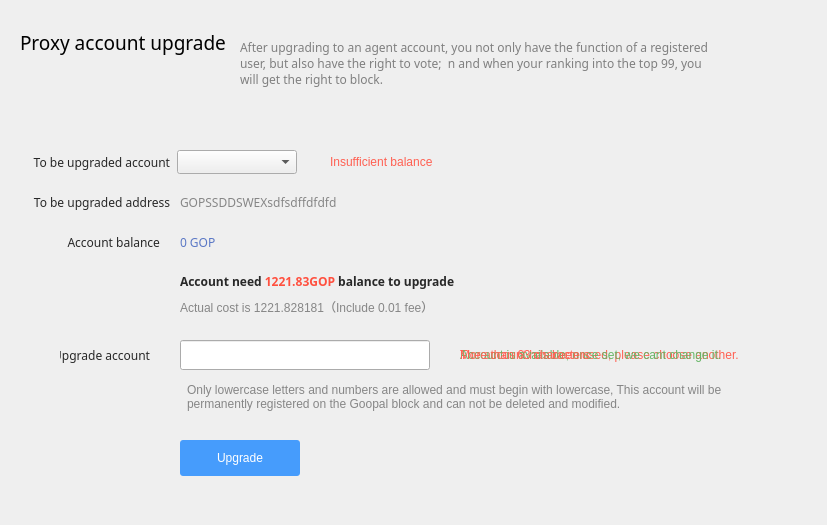
<?xml version="1.0" encoding="UTF-8"?>
<ui version="4.0">
 <class>ApplyDelegatePage</class>
 <widget class="QWidget" name="ApplyDelegatePage">
  <property name="geometry">
   <rect>
    <x>0</x>
    <y>0</y>
    <width>827</width>
    <height>525</height>
   </rect>
  </property>
  <property name="windowTitle">
   <string>Form</string>
  </property>
  <widget class="QLabel" name="label_9">
   <property name="geometry">
    <rect>
     <x>20</x>
     <y>27</y>
     <width>215</width>
     <height>31</height>
    </rect>
   </property>
   <property name="font">
    <font>
     <family>微软雅黑</family>
     <pointsize>14</pointsize>
    </font>
   </property>
   <property name="text">
    <string>Proxy account upgrade</string>
   </property>
  </widget>
  <widget class="QLabel" name="label_8">
   <property name="geometry">
    <rect>
     <x>240</x>
     <y>28</y>
     <width>500</width>
     <height>71</height>
    </rect>
   </property>
   <property name="font">
    <font>
     <family>微软雅黑</family>
    </font>
   </property>
   <property name="styleSheet">
    <string notr="true">color: rgb(127, 127, 127);</string>
   </property>
   <property name="text">
    <string>After upgrading to an agent account, you not only have the function of a registered 
user, but also have the right to vote;  n and when your ranking into the top 99, you 
will get the right to block.</string>
   </property>
   <property name="alignment">
    <set>Qt::AlignLeading|Qt::AlignLeft|Qt::AlignVCenter</set>
   </property>
  </widget>
  <widget class="QLabel" name="label_7">
   <property name="geometry">
    <rect>
     <x>20</x>
     <y>150</y>
     <width>150</width>
     <height>24</height>
    </rect>
   </property>
   <property name="font">
    <font>
     <family>微软雅黑</family>
    </font>
   </property>
   <property name="styleSheet">
    <string notr="true">color: rgb(40,40,40);</string>
   </property>
   <property name="text">
    <string>To be upgraded account</string>
   </property>
   <property name="alignment">
    <set>Qt::AlignRight|Qt::AlignTrailing|Qt::AlignVCenter</set>
   </property>
  </widget>
  <widget class="QLabel" name="label_5">
   <property name="geometry">
    <rect>
     <x>20</x>
     <y>190</y>
     <width>150</width>
     <height>24</height>
    </rect>
   </property>
   <property name="font">
    <font>
     <family>微软雅黑</family>
    </font>
   </property>
   <property name="styleSheet">
    <string notr="true">color: rgb(40,40,40);</string>
   </property>
   <property name="text">
    <string>To be upgraded address</string>
   </property>
   <property name="alignment">
    <set>Qt::AlignRight|Qt::AlignTrailing|Qt::AlignVCenter</set>
   </property>
  </widget>
  <widget class="QLabel" name="label_3">
   <property name="geometry">
    <rect>
     <x>40</x>
     <y>230</y>
     <width>120</width>
     <height>24</height>
    </rect>
   </property>
   <property name="font">
    <font>
     <family>微软雅黑</family>
    </font>
   </property>
   <property name="styleSheet">
    <string notr="true">color: rgb(40,40,40);</string>
   </property>
   <property name="text">
    <string>Account balance</string>
   </property>
   <property name="alignment">
    <set>Qt::AlignRight|Qt::AlignTrailing|Qt::AlignVCenter</set>
   </property>
  </widget>
  <widget class="QLabel" name="tipLabel">
   <property name="geometry">
    <rect>
     <x>330</x>
     <y>150</y>
     <width>200</width>
     <height>24</height>
    </rect>
   </property>
   <property name="styleSheet">
    <string notr="true">color: rgb(255, 96, 82);</string>
   </property>
   <property name="text">
    <string>Insufficient balance</string>
   </property>
  </widget>
  <widget class="QComboBox" name="accountComboBox">
   <property name="geometry">
    <rect>
     <x>177</x>
     <y>150</y>
     <width>120</width>
     <height>24</height>
    </rect>
   </property>
  </widget>
  <widget class="QLabel" name="addressLabel">
   <property name="geometry">
    <rect>
     <x>180</x>
     <y>190</y>
     <width>520</width>
     <height>24</height>
    </rect>
   </property>
   <property name="font">
    <font>
     <family>微软雅黑</family>
    </font>
   </property>
   <property name="styleSheet">
    <string notr="true">color: rgb(134, 134, 134);</string>
   </property>
   <property name="text">
    <string notr="true">GOPSSDDSWEXsdfsdffdfdfd</string>
   </property>
  </widget>
  <widget class="QLabel" name="balanceLabel">
   <property name="geometry">
    <rect>
     <x>180</x>
     <y>230</y>
     <width>221</width>
     <height>24</height>
    </rect>
   </property>
   <property name="font">
    <font>
     <family>微软雅黑</family>
    </font>
   </property>
   <property name="styleSheet">
    <string notr="true">color: rgb(90, 119, 197);</string>
   </property>
   <property name="text">
    <string notr="true">0 GOP</string>
   </property>
  </widget>
  <widget class="QToolButton" name="upgradeBtn">
   <property name="geometry">
    <rect>
     <x>180</x>
     <y>440</y>
     <width>120</width>
     <height>36</height>
    </rect>
   </property>
   <property name="font">
    <font/>
   </property>
   <property name="cursor">
    <cursorShape>PointingHandCursor</cursorShape>
   </property>
   <property name="styleSheet">
    <string notr="true">QToolButton{background-color:#469cfc;color:#ffffff;border:0px solid rgb(64,153,255);border-radius:3px;}
QToolButton:hover{background-color:#62a9f8;}
QToolButton:disabled{background-color:#cecece;}</string>
   </property>
   <property name="text">
    <string>Upgrade</string>
   </property>
  </widget>
  <widget class="QLabel" name="label_4">
   <property name="geometry">
    <rect>
     <x>180</x>
     <y>270</y>
     <width>371</width>
     <height>24</height>
    </rect>
   </property>
   <property name="font">
    <font>
     <family>微软雅黑</family>
    </font>
   </property>
   <property name="styleSheet">
    <string notr="true"/>
   </property>
   <property name="text">
    <string>&lt;html&gt;&lt;head/&gt;&lt;body&gt;&lt;p&gt;&lt;span style=&quot; font-weight:600; color:#282828;&quot;&gt;Account need &lt;/span&gt;&lt;span style=&quot; font-weight:600; color:#ff503f;&quot;&gt;1221.83GOP &lt;/span&gt;&lt;span style=&quot; font-weight:600; color:#282828;&quot;&gt;balance to upgrade&lt;/span&gt;&lt;/p&gt;&lt;/body&gt;&lt;/html&gt;</string>
   </property>
   <property name="alignment">
    <set>Qt::AlignLeading|Qt::AlignLeft|Qt::AlignVCenter</set>
   </property>
  </widget>
  <widget class="QLabel" name="label">
   <property name="geometry">
    <rect>
     <x>180</x>
     <y>295</y>
     <width>321</width>
     <height>24</height>
    </rect>
   </property>
   <property name="styleSheet">
    <string notr="true">color: rgb(134, 134, 134);</string>
   </property>
   <property name="text">
    <string>Actual cost is 1221.828181（Include 0.01 fee）</string>
   </property>
  </widget>
  <widget class="QLabel" name="wrongLabel">
   <property name="geometry">
    <rect>
     <x>460</x>
     <y>343</y>
     <width>300</width>
     <height>24</height>
    </rect>
   </property>
   <property name="styleSheet">
    <string notr="true">color: rgb(255, 96, 82);</string>
   </property>
   <property name="text">
    <string>The account has been used, please choose another.</string>
   </property>
  </widget>
  <widget class="QLabel" name="correctLabel">
   <property name="geometry">
    <rect>
     <x>460</x>
     <y>343</y>
     <width>350</width>
     <height>24</height>
    </rect>
   </property>
   <property name="styleSheet">
    <string notr="true">color: rgb(103,182,103);</string>
   </property>
   <property name="text">
    <string>Account is available, once set, we cant change it.</string>
   </property>
  </widget>
  <widget class="QLineEdit" name="addressNameLineEdit">
   <property name="geometry">
    <rect>
     <x>180</x>
     <y>340</y>
     <width>250</width>
     <height>30</height>
    </rect>
   </property>
   <property name="font">
    <font>
     <family>微软雅黑</family>
    </font>
   </property>
   <property name="contextMenuPolicy">
    <enum>Qt::DefaultContextMenu</enum>
   </property>
  </widget>
  <widget class="QLabel" name="label_6">
   <property name="geometry">
    <rect>
     <x>60</x>
     <y>343</y>
     <width>90</width>
     <height>24</height>
    </rect>
   </property>
   <property name="font">
    <font>
     <family>微软雅黑</family>
    </font>
   </property>
   <property name="styleSheet">
    <string notr="true">color: rgb(40,40,40);</string>
   </property>
   <property name="text">
    <string>Upgrade account</string>
   </property>
   <property name="alignment">
    <set>Qt::AlignRight|Qt::AlignTrailing|Qt::AlignVCenter</set>
   </property>
  </widget>
  <widget class="QLabel" name="tipLabel2">
   <property name="geometry">
    <rect>
     <x>187</x>
     <y>376</y>
     <width>600</width>
     <height>41</height>
    </rect>
   </property>
   <property name="font">
    <font/>
   </property>
   <property name="styleSheet">
    <string notr="true">color: rgb(134, 134, 134);</string>
   </property>
   <property name="text">
    <string>Only lowercase letters and numbers are allowed and must begin with lowercase, This account will be
permanently registered on the Goopal block and can not be deleted and modified.</string>
   </property>
  </widget>
  <widget class="QLabel" name="wrongLabel2">
   <property name="geometry">
    <rect>
     <x>460</x>
     <y>343</y>
     <width>200</width>
     <height>24</height>
    </rect>
   </property>
   <property name="styleSheet">
    <string notr="true">color: rgb(255, 96, 82);</string>
   </property>
   <property name="text">
    <string>More than 63 characters</string>
   </property>
  </widget>
 </widget>
 <resources/>
 <connections/>
</ui>
